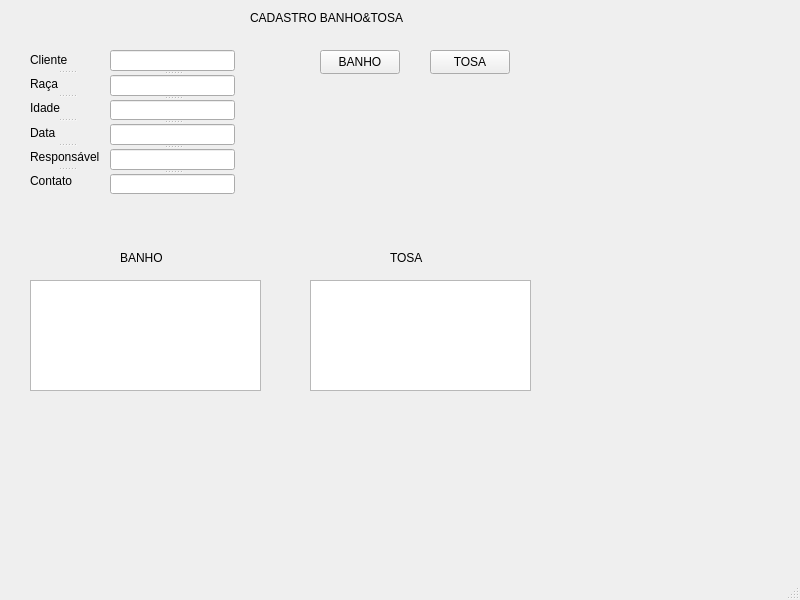
<?xml version="1.0" encoding="UTF-8"?>
<ui version="4.0">
 <class>MainWindow</class>
 <widget class="QMainWindow" name="MainWindow">
  <property name="geometry">
   <rect>
    <x>0</x>
    <y>0</y>
    <width>800</width>
    <height>600</height>
   </rect>
  </property>
  <property name="windowTitle">
   <string>MainWindow</string>
  </property>
  <widget class="QWidget" name="centralwidget">
   <widget class="QPushButton" name="pushButton">
    <property name="geometry">
     <rect>
      <x>320</x>
      <y>50</y>
      <width>80</width>
      <height>24</height>
     </rect>
    </property>
    <property name="text">
     <string>BANHO</string>
    </property>
   </widget>
   <widget class="QLabel" name="label">
    <property name="geometry">
     <rect>
      <x>250</x>
      <y>10</y>
      <width>161</width>
      <height>16</height>
     </rect>
    </property>
    <property name="text">
     <string>CADASTRO BANHO&amp;TOSA</string>
    </property>
   </widget>
   <widget class="QPushButton" name="pushButton_2">
    <property name="geometry">
     <rect>
      <x>430</x>
      <y>50</y>
      <width>80</width>
      <height>24</height>
     </rect>
    </property>
    <property name="text">
     <string>TOSA</string>
    </property>
   </widget>
   <widget class="QPlainTextEdit" name="plainTextEdit">
    <property name="geometry">
     <rect>
      <x>30</x>
      <y>280</y>
      <width>231</width>
      <height>111</height>
     </rect>
    </property>
   </widget>
   <widget class="QLabel" name="label_8">
    <property name="geometry">
     <rect>
      <x>120</x>
      <y>250</y>
      <width>58</width>
      <height>16</height>
     </rect>
    </property>
    <property name="text">
     <string>BANHO</string>
    </property>
   </widget>
   <widget class="QPlainTextEdit" name="plainTextEdit_2">
    <property name="geometry">
     <rect>
      <x>310</x>
      <y>280</y>
      <width>221</width>
      <height>111</height>
     </rect>
    </property>
   </widget>
   <widget class="QLabel" name="label_9">
    <property name="geometry">
     <rect>
      <x>390</x>
      <y>250</y>
      <width>41</width>
      <height>16</height>
     </rect>
    </property>
    <property name="text">
     <string>&lt;html&gt;&lt;head/&gt;&lt;body&gt;&lt;p&gt;TOSA&lt;/p&gt;&lt;/body&gt;&lt;/html&gt;</string>
    </property>
   </widget>
   <widget class="QSplitter" name="splitter">
    <property name="geometry">
     <rect>
      <x>110</x>
      <y>50</y>
      <width>125</width>
      <height>144</height>
     </rect>
    </property>
    <property name="orientation">
     <enum>Qt::Vertical</enum>
    </property>
    <widget class="QLineEdit" name="lineEdit"/>
    <widget class="QLineEdit" name="lineEdit_2"/>
    <widget class="QLineEdit" name="lineEdit_3"/>
    <widget class="QLineEdit" name="lineEdit_4"/>
    <widget class="QLineEdit" name="lineEdit_5"/>
    <widget class="QLineEdit" name="lineEdit_6"/>
   </widget>
   <widget class="QSplitter" name="splitter_2">
    <property name="geometry">
     <rect>
      <x>30</x>
      <y>50</y>
      <width>74</width>
      <height>141</height>
     </rect>
    </property>
    <property name="orientation">
     <enum>Qt::Vertical</enum>
    </property>
    <widget class="QLabel" name="label_2">
     <property name="text">
      <string>Cliente</string>
     </property>
    </widget>
    <widget class="QLabel" name="label_3">
     <property name="text">
      <string>Raça</string>
     </property>
    </widget>
    <widget class="QLabel" name="label_4">
     <property name="text">
      <string>Idade</string>
     </property>
    </widget>
    <widget class="QLabel" name="label_5">
     <property name="text">
      <string>Data</string>
     </property>
    </widget>
    <widget class="QLabel" name="label_6">
     <property name="text">
      <string>Responsável</string>
     </property>
    </widget>
    <widget class="QLabel" name="label_7">
     <property name="text">
      <string>Contato</string>
     </property>
    </widget>
   </widget>
  </widget>
  <widget class="QMenuBar" name="menubar">
   <property name="geometry">
    <rect>
     <x>0</x>
     <y>0</y>
     <width>800</width>
     <height>21</height>
    </rect>
   </property>
  </widget>
  <widget class="QStatusBar" name="statusbar"/>
 </widget>
 <resources/>
 <connections/>
</ui>
